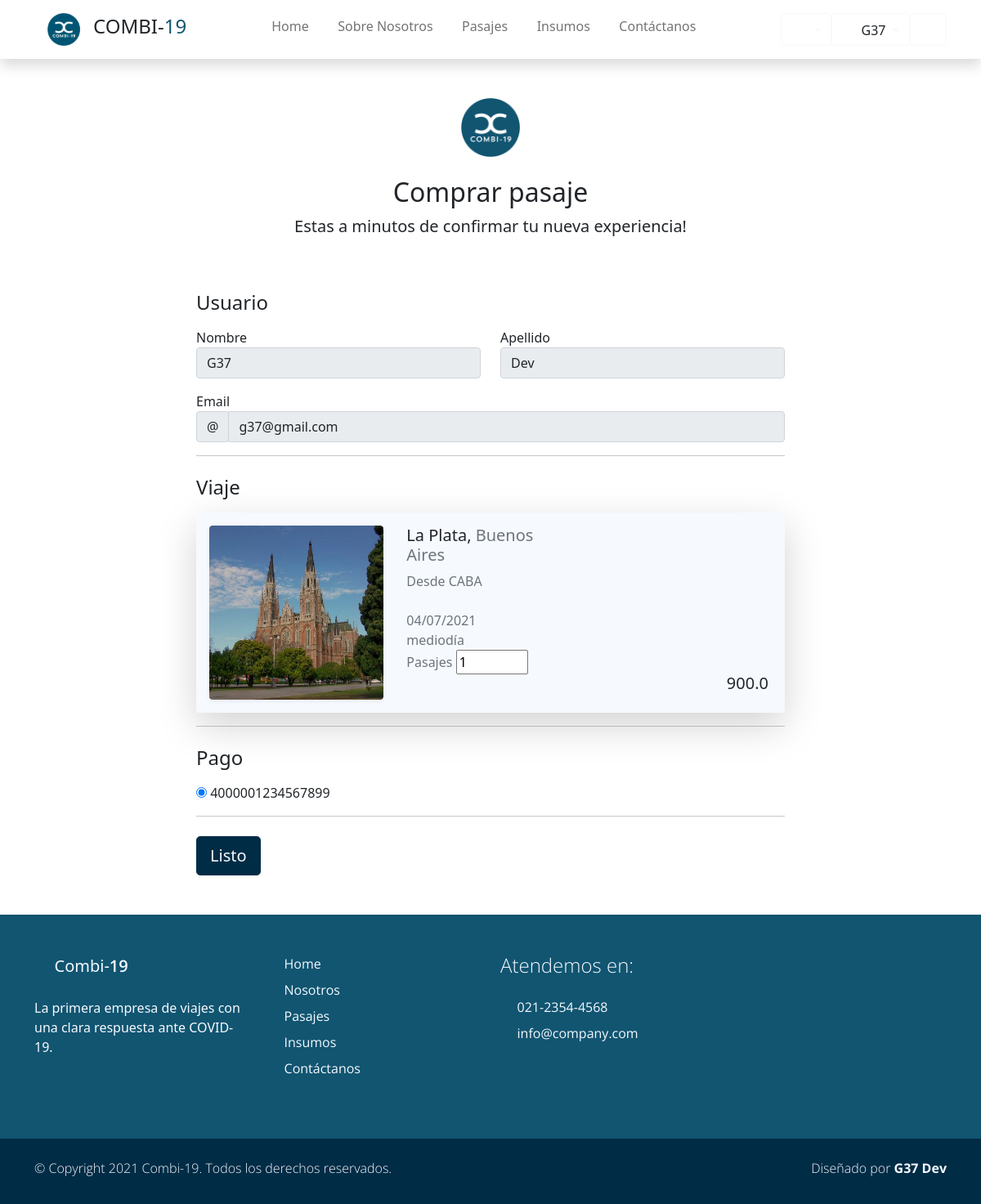
Screenshot of /pasajes/comprar1 (signed in) with the database file from the repository.
### users/models.py (models this page shows, shortened)
class Account(AbstractBaseUser):
    email               = models.EmailField(verbose_name="email", max_length=60, unique=True)
    dni                 = models.IntegerField(verbose_name="dni", unique=True,)
    first_name          = models.CharField(max_length=30, verbose_name='Nombre')
    last_name           = models.CharField(max_length=30, verbose_name='Apellido')
    date_of_birth       = models.DateField(blank=True, null=True)
    is_GOLD             = models.BooleanField(default=False)
    _is_admin           = models.BooleanField(default=False)
    is_active           = models.BooleanField(default=True)
    is_staff            = models.BooleanField(default=False)
    _is_superuser       = models.BooleanField(default=False)
    objects = MyAccountManager()
    class Meta:
        verbose_name        = "Usuario"
        verbose_name_plural = "Usuarios"
    USERNAME_FIELD = 'email'
    REQUIRED_FIELDS = ['dni', 'first_name', 'last_name', 'date_of_birth']
    @property
    def is_superuser(self):
        return self.is_admin
    @property
    def is_admin(self):
        return self.is_staff

class Tarjeta(models.Model):
    usuario = models.ForeignKey(Account, on_delete=models.CASCADE, null=True)
    nro = models.BigIntegerField(blank=True, null=True, verbose_name='Numero de tarjerta')
    nombre_titular = models.CharField(max_length= 40)
    fecha_vencimiento = models.CharField(max_length=10 ,default=None,null=True)
    cvv = models.IntegerField(default=None, null=True)
    class Meta:
        verbose_name="Tarjeta"
        verbose_name_plural="Tarjetas"

### Combi19App/models.py (models this page shows, shortened)
class Viaje(models.Model):
    fecha         =   models.DateTimeField(blank=True, null=True)
    ruta          =   models.ForeignKey(Ruta, default=None, blank=True, null=True, on_delete=models.CASCADE)
    combi         =   models.ForeignKey(Vehiculo, blank=True, null=True, on_delete=models.CASCADE)
    estado        =   models.BooleanField(default=False)
    precio        =   models.DecimalField(default=None, blank=True, null=True, max_digits=10, decimal_places=2)
    insumo        =   models.ManyToManyField(Insumo,default=None, blank=True,)
    pasajeros     =   models.ManyToManyField(Account, default=None, blank=True,)
    comentarios   =   models.ManyToManyField(Comentario, default=None, blank=True, )
    asientos_ocupados = models.IntegerField(default=0, null=True, blank=True)
    class Meta:
        unique_together = ('fecha', 'combi')

class Ruta(models.Model):
    origen        = models.ForeignKey(Lugar, default=None, on_delete=models.CASCADE, related_name='origen')
    destino       = models.ForeignKey(Lugar, default=None, on_delete=models.CASCADE, related_name='destino')
    nombre        = models.CharField(max_length=30, blank=True, null=True, verbose_name='Nombre de ruta')
    km            = models.IntegerField()
    class Meta:
        unique_together = ('origen', 'destino')

class Lugar(models.Model):
    nombre        = models.CharField(max_length=40, blank=True, null=True, unique=True, verbose_name='Lugar')
    provincia     = models.CharField(max_length=20, blank=True, null=True)
    codigo_postal = models.IntegerField(blank=True, null=True, unique=True)
    imagen        = models.ImageField(upload_to="ciudades", blank=True, null=True)
    class Meta:
        verbose_name_plural = "Lugares"
    def __str__(self):
        return f'{self.nombre}'

### Combi19App/views.py (the view, shortened to what this page needs)
@login_required
def comprar_pasaje(request, *args, **kwargs):
    viaje_id = kwargs.get("v_id")
    try:
        viaje = Viaje.objects.get(pk = viaje_id)
    except:
        return HttpResponse("Hubo un error")
    try:
        tarjetas_usuario = Tarjeta.objects.filter(usuario_id=request.user.id)
    except Exception as E: #No tenemos tarjetas
        return redirect("Tarjetas")
    if request.user.is_GOLD:
        precio = int(viaje.precio) - int(viaje.precio) * 0.1
    else:
        precio = viaje.precio
    context = {"viaje": viaje, "tarjetas": tarjetas_usuario, "precio": precio}
    return render(request, "Combi19App/detalle_viaje.html", context)

### Combi19App/templates/Combi19App/detalle_viaje.html (shortened to what this page needs)
{% extends 'Combi19App/base.html' %}
{% load static %}
{% load bootstrap %}
{% load poll_extras %}
{% block content %}
<div class="container">
    <div class="py-5 text-center ">
      <img class="d-block mx-auto mb-4" src="{% static 'Combi19App/img/logo_is.png' %}" alt="" width="72" height="72">
      <h2>Comprar pasaje</h2>
      <p class="lead">Estas a minutos de confirmar tu nueva experiencia! </p>
    </div>
    <div class="row mx-auto">
      <div class="col-md-8 mx-auto">
        <h4 class="mb-3">Usuario</h4>
        <form class=" pb-5" id="formulario" method="POST"> {% csrf_token %}
          <div class="row">
            <div class="col-md-6 mb-3">
              <label for="firstName">Nombre</label>
              <input type="text" class="form-control" id="firstName" placeholder=""  readonly value="{{request.user.first_name}}">
            </div>
            <div class="col-md-6 mb-3">
              <label for="lastName">Apellido</label>
              <input type="text" class="form-control" id="lastName" placeholder=""  readonly value="{{request.user.last_name}}">
            </div>
          </div>
          <div class="mb-3">
            <label for="username">Email</label>
            <div class="input-group">
              <div class="input-group-prepend">
                <span class="input-group-text">@</span>
              </div>
              <input type="text" class="form-control" id="username" placeholder="Username" readonly value="{{request.user.email}}"">
            </div>
          </div>
          <hr class="mb-4">
          <h4 class="mb-3">Viaje</h4>
            <div  class="card bg-light border-0 shadow-lg overflow-hidden">
                <div class="card-body">
                    <div class="row">
                        <div class="col-md-4">
                            <div href="#" class="card border-0 text-white shadow-sm overflow-hidden mx-5 m-sm-0">
                                <img class="card-img" src="{{viaje.ruta.destino.imagen.url}}" alt="">
                            </div>
                        </div>
                        <div class=" col-md-4 px-3">
                            <h5 class="h5 ">{{viaje.ruta.destino}}, <span class="text-muted">{{viaje.ruta.destino.provincia}}</span></h2>
                            <p class="m-0 p-0 text-muted">Desde {{viaje.ruta.origen}} <i class='p-0 bx bx-map'></i></p>
                            <br>
                            <p class="m-0 p-0 text-muted">{{viaje.fecha|date:"d/m/Y"  }} </p>
                            <p class="m-0 p-0 text-muted">{{viaje.fecha | time}} </p>
                            <label class="text-muted"for='asientos_ocupados'>Pasajes</label>
                            <input type="number" name='asientos_ocupados' id='asientos_ocupados' min="1" value="1" max="{{viaje.combi.capacidad | restar:viaje.asientos_ocupados}}" >
                        </div>
                        <div class="col-md-4 px-3 d-flex  flex-column justify-content-end">
                            <p class=" h5 text-end" id="total-precio">{{precio}}</p>
                        </div>
                    </div>
                </div>
            </div>
          <hr class="mb-4">
          <h4 class="mb-3">Pago</h4>
          <div class="d-block my-3">
            {% for t in tarjetas %}
                <div class="custom-control custom-radio">
                <input id="credit" name="paymentMethod" type="radio" class="custom-control-input" checked="" required="">
                <label class="custom-control-label" for="credit">{{t.nro}}</label>
                </div>
            {% endfor%}
          </div>
          <hr class="mb-4">
          <button class="btn btn-primary btn-lg btn-block " id="boton-listo" type="button">Listo</button>
        </form>
      </div>
    </div>
  </div>
{% endblock %}

### Combi19App/templates/Combi19App/base.html (shortened to what this page needs)
{% load static %}
<!DOCTYPE html>
<html lang="es">
<head>
    {% load static %}
    <link href="{% static 'Combi19App/css/bootstrap.min.css' %}" rel="stylesheet">
    <link href="{% static 'Combi19App/css/boxicon.min.css' %}" rel="stylesheet">
    <link rel="stylesheet" href="{% static 'Combi19App/css/estilos.css' %}">
</head>
<body>
    <nav id="main_nav" class="navbar navbar-expand-lg navbar-light bg-white shadow">
        <div class="container d-flex justify-content-center align-items-center">
            <a class="navbar-brand h1 " href="index.html">
                <a class="navbar-brand" href="#!"><img src="{% static 'Combi19App/img/logo_is_chiquito.png' %}" width="40">
                </a>
                <span class="text-dark h4">COMBI-</span><span class="text-primary h4">19</span></a>
            <div class="align-self-center collapse navbar-collapse flex-fill  d-lg-flex justify-content-lg-between" id="navbar-toggler-success">
                <div class="flex-fill mx-xl-5 mb-2">
                    <ul class="nav navbar-nav d-flex justify-content-between mx-xl-5 text-center text-dark">
                       <li class="nav-item">
                            <a class="nav-link btn-outline-primary rounded-pill px-2" href="{% url 'Home' %}">Home</a>
                        </li>
                        <li class="nav-item">
                            <a class="nav-link btn-outline-primary rounded-pill px-2" href="{% url 'About' %}">Sobre Nosotros</a>
                        </li>
                        <li class="nav-item">
                            <a class="nav-link btn-outline-primary rounded-pill px-2" href="{% url 'Pasajes' %}">Pasajes</a>
                        </li>
                        <li class="nav-item">
                            <a class="nav-link btn-outline-primary rounded-pill px-2" href="{% url 'Insumos' %}">Insumos</a>
                        </li>
                        <li class="nav-item">
                            <a class="nav-link btn-outline-primary rounded-pill px-2" href="{% url 'Contacto' %}">Contáctanos</a>
                        </li>
                    </ul>
                </div>
                <div class="navbar align-self-center">
                    <div class="btn-group" role="group">
                        <div class="btn-group" role="group">
                            <button class="btn btn-outline-light dropdown-toggle" type="button" id="dropdownMenuButton1" data-toggle="dropdown" aria-haspopup="true" aria-expanded="false">
                                <i class='bx bx-help-circle bx-sm bx-tada-hover text-primary'></i>
                            </button>
                        </div>
                    </div>
                    <div class="btn-group" role="group">
                        <div class="btn-group" role="group">
                            <button class="btn btn-outline-light dropdown-toggle" type="button" id="dropdownMenuButton" data-toggle="dropdown" aria-haspopup="true" aria-expanded="false">
                                <i class='bx bx-user-circle bx-sm text-primary'></i>
                                <span class="text-dark">{{ request.user.first_name }}</span>
                            </button>
                        </div>
                    </div>
                    <div>
                        <a class="btn btn-outline-light" href="{% url 'Logout' %}">
                            <i class='bx bx-log-out-circle bx-sm text-primary'></i>
                        </a>
                    </div>
                    </div>
                </div>
            </div>
    </nav>
    <div class="main">
        {% block content %}
        {% endblock content %}
    </div>
    <footer class="bg-primary pt-4">
        <div class="container">
            <div class="row py-4">
                <div class="col-lg-3 col-12 align-left">
                    <a class="navbar-brand" href="index.html">
                        <i class='bx bx-bus bx-sm text-light'></i>
                        <span class="text-light h5">Combi-</span><span class="text-light h5 semi-bold-600">19</span>
                    </a>
                    <p class="text-light my-lg-4 my-2">
                        La primera empresa de viajes con una clara respuesta ante COVID-19.
                    </p>
                    <ul class="list-inline footer-icons light-300">
                        <li class="list-inline-item m-0">
                            <a class="text-light" target="_blank" href="http://facebook.com/">
                                <i class='bx bxl-facebook-square bx-md'></i>
                            </a>
                        </li>
                        <li class="list-inline-item m-0">
                            <a class="text-light" target="_blank" href="https://www.linkedin.com/">
                                <i class='bx bxl-linkedin-square bx-md'></i>
                            </a>
                        </li>
                        <li class="list-inline-item m-0">
                            <a class="text-light" target="_blank" href="https://www.whatsapp.com/">
                                <i class='bx bxl-whatsapp-square bx-md'></i>
                            </a>
                        </li>
                    </ul>
                </div>
                <div class="col-lg-3 col-md-4 my-sm-0 mt-4">
                        <ul class="list-unstyled text-light light-300">
                            <li class="pb-2">
                                <i class='bx-fw bx bxs-chevron-right bx-xs'></i><a class="text-decoration-none text-light"
								href="{% url 'Home' %}">Home</a>
                            </li>
                            <li class="pb-2">
                                <i class='bx-fw bx bxs-chevron-right bx-xs'></i><a class="text-decoration-none text-light py-1"
								href="{% url 'About' %}">Nosotros</a>
                            </li>
                            <li class="pb-2">
                                <i class='bx-fw bx bxs-chevron-right bx-xs'></i><a class="text-decoration-none text-light py-1"
								href="#">Pasajes</a>
                            </li>
                            <li class="pb-2">
                                <i class='bx-fw bx bxs-chevron-right bx-xs'></i></i><a class="text-decoration-none text-light py-1"
								href="#"">Insumos</a>
                            </li>
                            <li class="pb-2">
                                <i class='bx-fw bx bxs-chevron-right bx-xs'></i><a class="text-decoration-none text-light py-1"
								href="#">Contáctanos</a>
                            </li>
                        </ul>
                </div>
                <div class="col-lg-3 col-md-4 my-sm-0 mt-4">
                    <h2 class="h4 pb-lg-3 text-light light-300">Atendemos en:</h2>
                    <ul class="list-unstyled text-light light-300">
                        <li class="pb-2">
                            <i class='bx-fw bx bx-phone bx-xs'></i><a class="text-decoration-none text-light py-1"
							href="tel:010-020-0340">021-2354-4568</a>
                        </li>
                        <li class="pb-2">
                            <i class='bx-fw bx bx-mail-send bx-xs'></i><a class="text-decoration-none text-light py-1"
							href="mailto:info@company.com">info@company.com</a>
                        </li>
                    </ul>
                </div>
            </div>
        </div>
        <div class="w-100 bg-secondary py-3">
            <div class="container">
                <div class="row pt-2">
                    <div class="col-lg-6 col-sm-12">
                        <p class="text-lg-start text-center text-light light-300">
                            © Copyright 2021 Combi-19. Todos los derechos reservados.
                        </p>
                    </div>
                    <div class="col-lg-6 col-sm-12">
                        <p class="text-lg-end text-center text-light light-300">
                            Diseñado por <a rel="sponsored" class="text-decoration-none text-light"
							href="https://cursophp.com.ar/" target="_blank"><strong>G37 Dev</strong></a>
                        </p>
                    </div>
                </div>
            </div>
        </div>
    </footer>

### rows the page displays
Account: user.first_name "G37", user.last_name "Dev", user.email "g37@gmail.com"
Viaje: ruta.destino.imagen (picture), ruta.destino "La Plata", ruta.destino.provincia "Buenos Aires", ruta.origen "CABA", fecha "04/07/2021", fecha "mediodía"
Tarjeta: nro "4000001234567899"

### other values shown
{{ precio }} "900.0"
